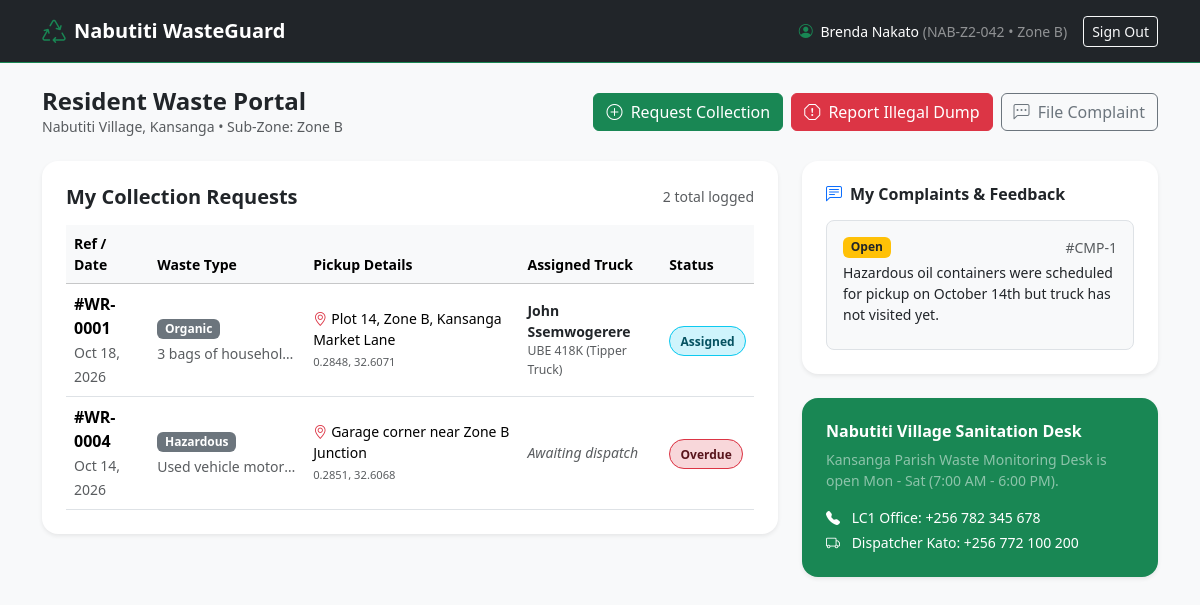
/resident/dashboard.php (signed in), run on the app's committed database.
### tables this page shows
CREATE TABLE `waste_requests` (
  `id` INT UNSIGNED AUTO_INCREMENT PRIMARY KEY,
  `resident_id` INT UNSIGNED NOT NULL,
  `waste_type` ENUM('Organic', 'Recyclable', 'Hazardous', 'General') NOT NULL,
  `description` TEXT NOT NULL,
  `latitude` DECIMAL(10, 8) NOT NULL,
  `longitude` DECIMAL(11, 8) NOT NULL,
  `address_landmark` VARCHAR(255) NOT NULL,
  `photo_path` VARCHAR(255) NULL,
  `scheduled_date` DATE NOT NULL,
  `status` ENUM('Pending', 'Assigned', 'In_Progress', 'Completed', 'Overdue', 'Cancelled') NOT NULL DEFAULT 'Pending',
  `created_at` TIMESTAMP DEFAULT CURRENT_TIMESTAMP,
  CONSTRAINT `fk_requests_residents` FOREIGN KEY (`resident_id`) REFERENCES `residents` (`id`) ON DELETE CASCADE,
  INDEX `idx_request_status` (`status`),
  INDEX `idx_request_scheduled` (`scheduled_date`)
);

CREATE TABLE `users` (
  `id` INT UNSIGNED AUTO_INCREMENT PRIMARY KEY,
  `name` VARCHAR(120) NOT NULL,
  `email` VARCHAR(150) NOT NULL UNIQUE,
  `phone` VARCHAR(30) NOT NULL,
  `password_hash` VARCHAR(255) NOT NULL,
  `role` ENUM('resident', 'collector', 'admin', 'leader') NOT NULL DEFAULT 'resident',
  `status` ENUM('active', 'inactive', 'suspended') NOT NULL DEFAULT 'active',
  `created_at` TIMESTAMP DEFAULT CURRENT_TIMESTAMP,
  INDEX `idx_user_role` (`role`),
  INDEX `idx_user_email` (`email`)
);

CREATE TABLE `collectors` (
  `id` INT UNSIGNED AUTO_INCREMENT PRIMARY KEY,
  `user_id` INT UNSIGNED NOT NULL UNIQUE,
  `vehicle_reg_no` VARCHAR(40) NOT NULL,
  `assigned_zone` ENUM('Zone A', 'Zone B', 'Central', 'Valley', 'All') NOT NULL DEFAULT 'All',
  `is_available` TINYINT(1) NOT NULL DEFAULT 1,
  CONSTRAINT `fk_collectors_users` FOREIGN KEY (`user_id`) REFERENCES `users` (`id`) ON DELETE CASCADE,
  INDEX `idx_collector_available` (`is_available`)
);

CREATE TABLE `complaints` (
  `id` INT UNSIGNED AUTO_INCREMENT PRIMARY KEY,
  `resident_id` INT UNSIGNED NOT NULL,
  `request_id` INT UNSIGNED NULL,
  `complaint_text` TEXT NOT NULL,
  `status` ENUM('Open', 'Under_Review', 'Resolved') NOT NULL DEFAULT 'Open',
  `admin_response` TEXT NULL,
  `resolved_at` DATETIME NULL,
  CONSTRAINT `fk_complaints_resident` FOREIGN KEY (`resident_id`) REFERENCES `residents` (`id`) ON DELETE CASCADE,
  CONSTRAINT `fk_complaints_request` FOREIGN KEY (`request_id`) REFERENCES `waste_requests` (`id`) ON DELETE SET NULL,
  INDEX `idx_complaints_status` (`status`)
);

### config/session.php (called while the page is built, shortened)
<?php
function requireAuth(): array {
    return [
        'user_id' => (int)$_SESSION['user_id'],
        'name'    => (string)$_SESSION['name'],
        'email'   => (string)$_SESSION['email'],
        'role'    => (string)$_SESSION['role']
    ];
}
function e(?string $string): string {
    return htmlspecialchars((string)($string ?? ''), ENT_QUOTES, 'UTF-8');
}

### resident/dashboard.php (the view, shortened to what this page needs)
<?php
require_once __DIR__ . '/../config/session.php';
$user = requireAuth();
$pdo = Database::getInstance()->getConnection();
$residentId = $_SESSION['resident_id'] ?? null;
$reqStmt = $pdo->prepare("
    SELECT wr.*,
           u_col.name AS collector_name,
           c.vehicle_reg_no,
           cr.completion_time,
           cr.proof_photo
    FROM waste_requests wr
    LEFT JOIN assignments a ON wr.id = a.request_id
    LEFT JOIN collectors c ON a.collector_id = c.id
    LEFT JOIN users u_col ON c.user_id = u_col.id
    LEFT JOIN collection_records cr ON a.id = cr.assignment_id
    WHERE wr.resident_id = ?
    ORDER BY wr.created_at DESC
");
$reqStmt->execute([$residentId]);
$myRequests = $reqStmt->fetchAll();
$compStmt = $pdo->prepare("SELECT * FROM complaints WHERE resident_id = ? ORDER BY id DESC");
$compStmt->execute([$residentId]);
$myComplaints = $compStmt->fetchAll();
?>
<!DOCTYPE html>
<html lang="en">
<head>
    <link href="https://cdn.jsdelivr.net/npm/bootstrap@5.3.3/dist/css/bootstrap.min.css" rel="stylesheet">
    <link rel="stylesheet" href="https://cdn.jsdelivr.net/npm/bootstrap-icons@1.11.3/font/bootstrap-icons.min.css">
    <link rel="stylesheet" href="https://unpkg.com/leaflet@1.9.4/dist/leaflet.css" />
</head>
<body class="bg-light pb-5">
    <nav class="navbar navbar-dark bg-dark sticky-top border-bottom border-success">
        <div class="container">
            <a class="navbar-brand d-flex align-items-center gap-2 fw-bold" href="../index.php">
                <i class="bi bi-recycle text-success fs-4"></i>
                <span>Nabutiti WasteGuard</span>
            </a>
            <div class="d-flex align-items-center gap-3">
                <span class="text-white small d-none d-md-inline">
                    <i class="bi bi-person-circle text-success me-1"></i> <?= e($user['name']) ?>
                    <span class="text-white-50">(<?= e($_SESSION['household_no'] ?? 'Household') ?> &bull; <?= e($_SESSION['zone_name'] ?? 'Nabutiti') ?>)</span>
                </span>
                <a href="../auth/logout.php" class="btn btn-outline-light btn-sm">Sign Out</a>
            </div>
        </div>
    </nav>
    <div class="container mt-4">
        <div class="d-flex flex-wrap justify-content-between align-items-center gap-3 mb-4">
            <div>
                <h4 class="fw-bold mb-0 text-dark">Resident Waste Portal</h4>
                <p class="text-muted small mb-0">Nabutiti Village, Kansanga &bull; Sub-Zone: <?= e($_SESSION['zone_name'] ?? 'Zone B') ?></p>
            </div>
            <div class="d-flex gap-2">
                <button class="btn btn-success" data-bs-toggle="modal" data-bs-target="#requestModal">
                    <i class="bi bi-plus-circle me-1"></i> Request Collection
                </button>
                <button class="btn btn-danger" data-bs-toggle="modal" data-bs-target="#dumpingModal">
                    <i class="bi bi-exclamation-octagon me-1"></i> Report Illegal Dump
                </button>
                <button class="btn btn-outline-secondary" data-bs-toggle="modal" data-bs-target="#complaintModal">
                    <i class="bi bi-chat-left-dots me-1"></i> File Complaint
                </button>
            </div>
        </div>
        <div class="row g-4">
            <div class="col-lg-8">
                <div class="card border-0 shadow-sm rounded-4 p-4">
                    <div class="d-flex justify-content-between align-items-center mb-3">
                        <h5 class="fw-bold text-dark mb-0">My Collection Requests</h5>
                        <span class="text-muted small"><?= count($myRequests) ?> total logged</span>
                    </div>
                    <?php if (empty($myRequests)): ?>
                        <div class="text-center py-5 text-muted">
                            <i class="bi bi-trash fs-1 text-secondary opacity-50"></i>
                            <p class="mt-2 mb-0">You have not submitted any waste collection requests yet.</p>
                            <button class="btn btn-sm btn-success mt-3" data-bs-toggle="modal" data-bs-target="#requestModal">
                                Create First Request
                            </button>
                        </div>
                    <?php else: ?>
                        <div class="table-responsive">
                            <table class="table table-hover align-middle mb-0">
                                <thead class="table-light small">
                                    <tr>
                                        <th>Ref / Date</th>
                                        <th>Waste Type</th>
                                        <th>Pickup Details</th>
                                        <th>Assigned Truck</th>
                                        <th>Status</th>
                                    </tr>
                                </thead>
                                <tbody>
                                    <?php foreach ($myRequests as $req): ?>
                                        <tr>
                                            <td>
                                                <div class="fw-bold">#WR-<?= str_pad((string)$req['id'], 4, '0', STR_PAD_LEFT) ?></div>
                                                <small class="text-muted"><?= date('M d, Y', strtotime($req['scheduled_date'])) ?></small>
                                            </td>
                                            <td>
                                                <span class="badge text-bg-secondary"><?= e($req['waste_type']) ?></span>
                                                <div class="small text-muted mt-1 text-truncate" style="max-width: 140px;"><?= e($req['description']) ?></div>
                                            </td>
                                            <td class="small">
                                                <div><i class="bi bi-geo-alt text-danger me-1"></i><?= e($req['address_landmark']) ?></div>
                                                <span class="text-muted" style="font-size: 0.7rem;"><?= number_format($req['latitude'], 4) ?>, <?= number_format($req['longitude'], 4) ?></span>
                                            </td>
                                            <td class="small">
                                                <?php if ($req['collector_name']): ?>
                                                    <span class="text-dark fw-semibold"><?= e($req['collector_name']) ?></span>
                                                    <div class="text-muted small"><?= e($req['vehicle_reg_no']) ?></div>
                                                <?php else: ?>
                                                    <span class="text-muted fst-italic">Awaiting dispatch</span>
                                                <?php endif; ?>
                                            </td>
                                            <td>
                                                <?php
                                                    $statusClasses = [
                                                        'Pending'     => 'bg-warning-subtle text-warning-emphasis border border-warning',
                                                        'Assigned'    => 'bg-info-subtle text-info-emphasis border border-info',
                                                        'In_Progress' => 'bg-primary-subtle text-primary-emphasis border border-primary',
                                                        'Completed'   => 'bg-success-subtle text-success-emphasis border border-success',
                                                        'Overdue'     => 'bg-danger-subtle text-danger-emphasis border border-danger',
                                                        'Cancelled'   => 'bg-secondary-subtle text-secondary border'
                                                    ];
                                                    $cls = $statusClasses[$req['status']] ?? 'bg-secondary text-white';
                                                ?>
                                                <span class="status-badge <?= $cls ?>">
                                                    <?= str_replace('_', ' ', e($req['status'])) ?>
                                                </span>
                                            </td>
                                        </tr>
                                    <?php endforeach; ?>
                                </tbody>
                            </table>
                        </div>
                    <?php endif; ?>
                </div>
            </div>
            <div class="col-lg-4">
                <div class="card border-0 shadow-sm rounded-4 p-4 mb-4">
                    <h6 class="fw-bold text-dark mb-3">
                        <i class="bi bi-chat-left-text text-primary me-2"></i>My Complaints & Feedback
                    </h6>
                    <?php if (empty($myComplaints)): ?>
                        <p class="small text-muted mb-0">No complaints logged. Service running smoothly.</p>
                    <?php else: ?>
                        <div class="d-flex flex-column gap-3">
                            <?php foreach ($myComplaints as $cmp): ?>
                                <div class="border rounded-3 p-3 bg-light">
                                    <div class="d-flex justify-content-between align-items-center mb-1">
                                        <span class="badge bg-<?= $cmp['status'] === 'Resolved' ? 'success' : 'warning text-dark' ?>"><?= e($cmp['status']) ?></span>
                                        <small class="text-muted">#CMP-<?= $cmp['id'] ?></small>
                                    </div>
                                    <p class="small text-dark mb-2"><?= e($cmp['complaint_text']) ?></p>
                                </div>
                            <?php endforeach; ?>
                        </div>
                    <?php endif; ?>
                </div>
                <div class="card border-0 shadow-sm rounded-4 p-4 bg-success text-white">
                    <h6 class="fw-bold mb-2">Nabutiti Village Sanitation Desk</h6>
                    <p class="small text-white-50 mb-3">Kansanga Parish Waste Monitoring Desk is open Mon - Sat (7:00 AM - 6:00 PM).</p>
                    <div class="small">
                        <div><i class="bi bi-telephone-fill me-2"></i> LC1 Office: +256 782 345 678</div>
                        <div class="mt-1"><i class="bi bi-truck me-2"></i> Dispatcher Kato: +256 772 100 200</div>
                    </div>
                </div>
            </div>
        </div>
    </div>
</body>
</html>

### resident/dashboard.php (style rules this page uses)
.status-badge { font-size: 0.75rem; font-weight: 600; padding: 0.35rem 0.65rem; border-radius: 9999px; }

### data on the page
waste_requests: id "0001", scheduled_date "Oct 18, 2026", waste_type "Organic", description "3 bags of househol…", address_landmark "Plot 14, Zone B, Kansanga Market Lane", latitude "0.2848", longitude "32.6071", users.name "John Ssemwogerere", collectors.vehicle_reg_no "UBE 418K (Tipper Truck)", status "Assigned"
waste_requests: id "0004", scheduled_date "Oct 14, 2026", waste_type "Hazardous", description "Used vehicle motor…", address_landmark "Garage corner near Zone B Junction", latitude "0.2851", longitude "32.6068", shows "Awaiting dispatch", status "Overdue"
complaints: status "Open", id "1", complaint_text "Hazardous oil containers were scheduled for pickup on October 14th but truck has not visited yet."

### other printed values
$user['name'] "Brenda Nakato"
$_SESSION['household_no'] "NAB-Z2-042"
$_SESSION['zone_name'] "Zone B"
count($myRequests) "2"
